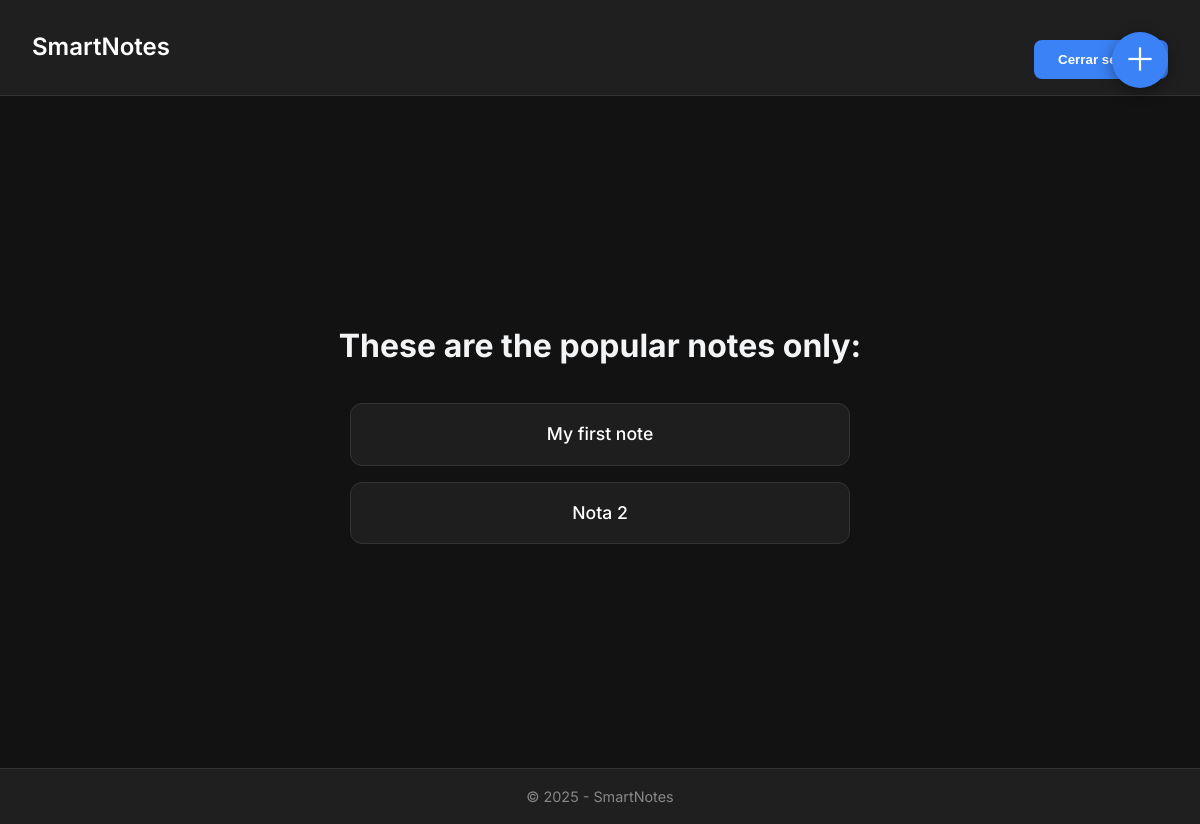
Page /smart/notes (signed in) on the earlier database version.
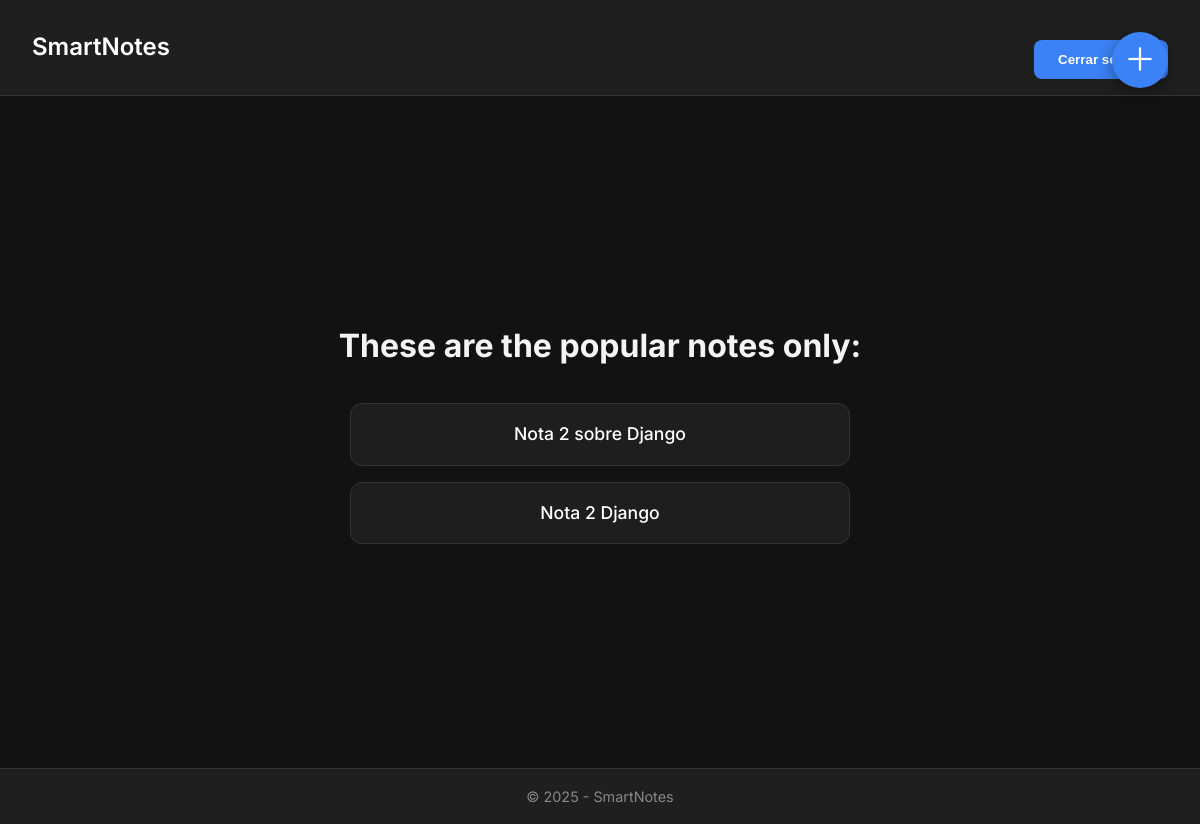
Same page on the later database version.
### notes/models.py (models this page shows)
class Notes(models.Model):
    title = models.CharField(max_length=200)
    text = models.TextField()
    created = models.DateTimeField(auto_now_add=True)
    likes = models.PositiveSmallIntegerField(default=0)
    user = models.ForeignKey(User, on_delete=models.CASCADE, related_name="notes")
    public = models.BooleanField(default=False)

### notes/views.py (the view)
# urls.py: path('notes', views.NotesListView.as_view(), name="notes.list"),
class NotesListView(LoginRequiredMixin, ListView):
    model = Notes
    context_object_name = "notes"
    template_name = 'notes/notes_list.html'
    login_url = '/admin'
    def get_queryset(self):
        return self.request.user.notes.all()

### notes/templates/notes/notes_list.html
{% extends "base.html" %}
{% block content %}
<div class="centered-view">
    <h1>These are the popular notes only:</h1>
    <ul class="notes-ul">
        {% for note in notes %}
            <li class="note-li">
                <a href="{% url 'notes.name' pk=note.id %}" class="note-link">{{ note.title }}</a>
            </li>
        {% endfor %}
    </ul>
</div>
<a href="{% url 'notes.new' %}" class="fab" title="Add new note">＋</a>
{% endblock %}

Differences in the rows shown:
removed Notes: title "My first note"
changed Notes: title "Nota 2" → "Nota 2 sobre Django"
added Notes: title "Nota 2 Django"
